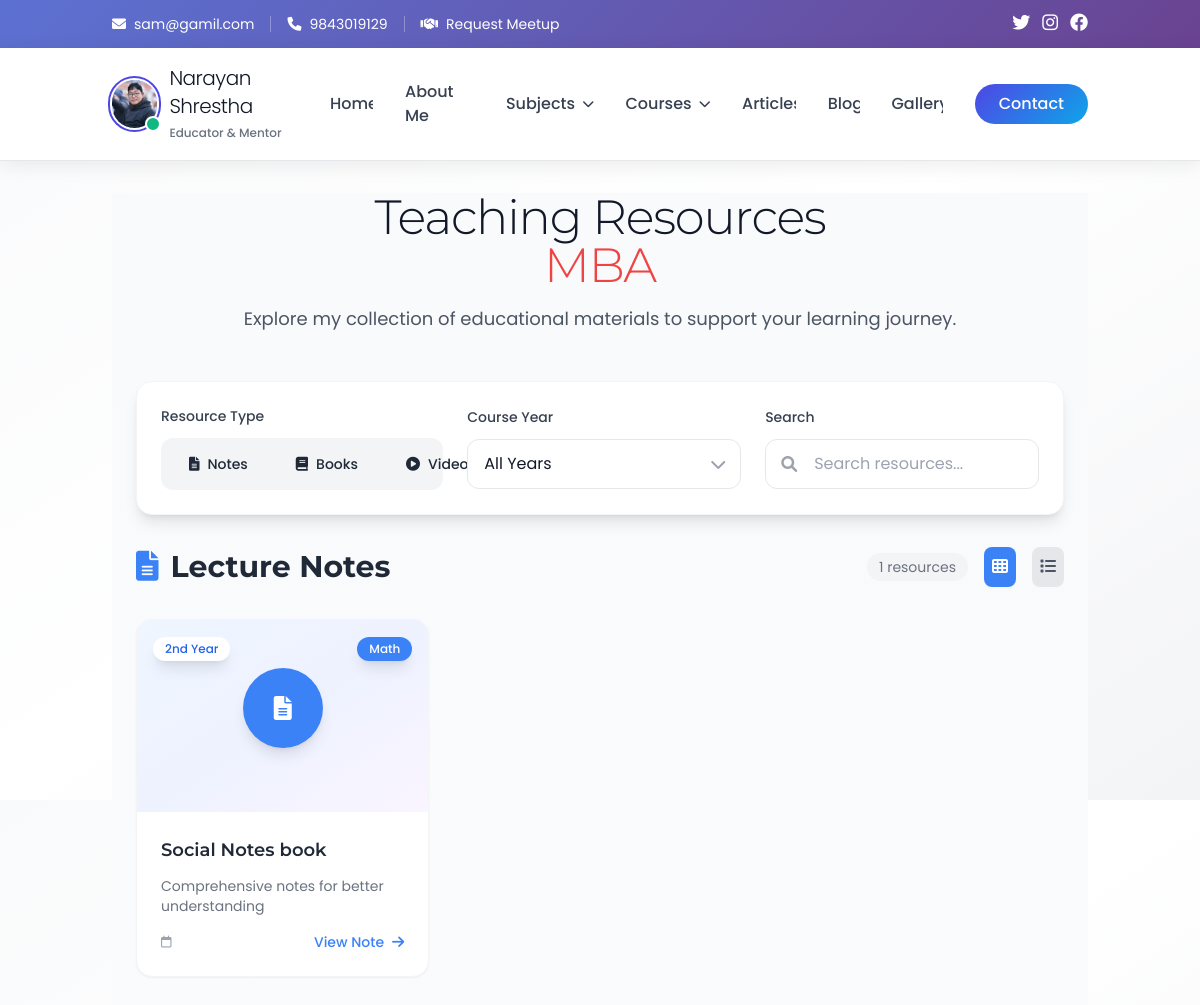
The app's page /resources/mba/ with its own data.
### profiles/models.py (models this page shows, shortened)
class Teacher(models.Model):
    user = models.OneToOneField('auth.User', on_delete=models.CASCADE)
    photo = models.ImageField(upload_to='teachers/', blank=True, null=True)
    bio = models.TextField()
    experience_years = models.PositiveIntegerField()
    contact_email = models.EmailField()
    phone = models.CharField(max_length=20, blank=True)
    linkedin = models.URLField(blank=True)
    twitter = models.URLField(blank=True)
    instagram = models.URLField(blank=True)
    facebook = models.URLField(blank=True)
    address = models.CharField(max_length=200, blank=True)
    slug = models.SlugField(unique=True, blank=True)

class Course(models.Model):
    COURSE_YEARS = [
        ('All Year', 'All Year'),
        ('1st Year', '1st Year'),
        ('2nd Year', '2nd Year'),
        ('3rd Year', '3rd Year'),
        ('4th Year', '4th Year'),
    ]
    name = models.CharField(max_length=100, unique=True)
    year = models.CharField(max_length=20, choices=COURSE_YEARS,null=True,blank=True)
    description = models.TextField(blank=True)
    slug = models.SlugField(unique=True, blank=True)

class Note(models.Model):
    subject = models.ForeignKey('Subject', on_delete=models.CASCADE)
    title = models.CharField(max_length=200)
    cover_image=models.ImageField(upload_to='notes/',null=True,blank=True)
    content = models.TextField()
    file = models.FileField(upload_to='notes/', blank=True, null=True)
    uploaded_at = models.DateTimeField(auto_now_add=True)
    slug = models.SlugField(unique=True, blank=True)

class Subject(models.Model):
    course = models.ForeignKey(Course, on_delete=models.CASCADE, related_name='subjects',null=True,blank=True)
    name = models.CharField(max_length=100)
    slug = models.SlugField(unique=True, blank=True)

### narayan/views.py (the view)
# urls.py: path('resources/<slug:slug>/', views.course_detail_view, name='course_detail'),
def course_detail_view(request, slug):
    course = get_object_or_404(Course, slug=slug)
    subjects = course.subjects.all()
    notes = Note.objects.filter(subject__in=subjects)
    videos = Video.objects.filter(subject__in=subjects)
    books = PDFBook.objects.filter(subject__in=subjects)
    context = {
        'course': course,
        'subjects': subjects,
        'notes': notes,
        'videos': videos,
        'books': books,
        'teacher': Teacher.objects.first(),
    }
    return render(request, 'pages/resources.html', context)

### templates/pages/resources.html (shortened to what this page needs)
{% extends "base.html" %}
{% block content %}
<section class="bg-gradient-to-b from-gray-50 to-white min-h-screen">
    <div class="container mx-auto px-4 sm:px-6 ">
        <div class="text-center mb-12">
            <h1 class="text-5xl font-light text-gray-900 mb-4 tracking-tight">Teaching Resources <span class="block text-red-500"> {{course.name|upper}} </span></h1>
            <p class="text-lg text-gray-600 max-w-3xl mx-auto">Explore my collection of educational materials to support your learning journey.</p>
        </div>
        <div class="bg-white rounded-2xl shadow-lg p-6 mb-8 border border-gray-100">
            <div class="flex flex-col lg:flex-row gap-6 items-center">
                <div class="flex-1">
                    <label class="block text-sm font-medium text-gray-700 mb-3">Resource Type</label>
                    <div class="inline-flex rounded-xl bg-gray-100 p-1 w-full sm:w-auto">
                        <button class="resource-tab active flex-1 sm:flex-none px-6 py-3 text-sm font-medium rounded-lg transition-all duration-200" data-tab="notes">
                            <i class="fas fa-file-alt mr-2"></i>Notes
                        </button>
                        <button class="resource-tab flex-1 sm:flex-none px-6 py-3 text-sm font-medium rounded-lg transition-all duration-200" data-tab="books">
                            <i class="fas fa-book mr-2"></i>Books
                        </button>
                        <button class="resource-tab flex-1 sm:flex-none px-6 py-3 text-sm font-medium rounded-lg transition-all duration-200" data-tab="videos">
                            <i class="fas fa-play-circle mr-2"></i>Videos
                        </button>
                    </div>
                </div>
                <div class="flex-1 lg:max-w-xs">
                    <label class="block text-sm font-medium text-gray-700 mb-3">Course Year</label>
                    <div class="relative">
                        <select id="year-filter" class="w-full px-4 py-3 rounded-xl border border-gray-200 bg-white text-gray-900 focus:ring-2 focus:ring-blue-500 focus:border-transparent appearance-none cursor-pointer transition-all duration-200">
                            <option value="">All Years</option>
                        </select>
                        <div class="absolute inset-y-0 right-0 flex items-center pr-4 pointer-events-none">
                        </div>
                    </div>
                </div>
                <div class="flex-1 lg:max-w-sm">
                    <label class="block text-sm font-medium text-gray-700 mb-3">Search</label>
                    <div class="relative">
                        <input type="text" id="search-input" placeholder="Search resources..." class="w-full px-4 py-3 pl-12 rounded-xl border border-gray-200 bg-white text-gray-900 focus:ring-2 focus:ring-blue-500 focus:border-transparent transition-all duration-200">
                        <div class="absolute inset-y-0 left-0 flex items-center pl-4">
                            <i class="fas fa-search text-gray-400"></i>
                        </div>
                    </div>
                </div>
            </div>
        </div>
        <div id="notes-section" class="resource-section active">
            <div class="flex justify-between items-center mb-8">
                <h2 class="text-3xl font-bold text-gray-800">
                    <i class="fas fa-file-alt text-blue-500 mr-3"></i>Lecture Notes
                </h2>
                <div class="flex items-center space-x-4">
                    <span class="text-sm text-gray-500 bg-gray-100 px-3 py-1 rounded-full">
                        <span id="notes-count">{{ notes|length }}</span> resources
                    </span>
                    <button id="grid-view" class="p-2 rounded-lg bg-blue-500 text-white">
                        <i class="fas fa-th"></i>
                    </button>
                    <button id="list-view" class="p-2 rounded-lg bg-gray-200 text-gray-600">
                        <i class="fas fa-list"></i>
                    </button>
                </div>
            </div>
            {% if notes %}
            <div id="notes-grid" class="grid grid-cols-1 sm:grid-cols-2 lg:grid-cols-3 xl:grid-cols-4 gap-6">
                {% for note in notes %}
                <div class="resource-card bg-white rounded-2xl shadow-sm hover:shadow-xl transition-all duration-300 overflow-hidden border border-gray-100 hover:border-blue-200 transform hover:-translate-y-2"
                     data-title="{{ note.title|lower }}"
                     data-subject="{{ note.subject.name|lower }}"
                     data-year="{% if note.subject.course %}{{ note.subject.course.year }}{% endif %}">
                    <div class="h-48 bg-gradient-to-br from-blue-50 via-indigo-50 to-purple-50 flex items-center justify-center relative overflow-hidden">
                        <div class="absolute top-4 right-4">
                            <span class="inline-flex items-center px-3 py-1 rounded-full text-xs font-medium bg-blue-500 text-white shadow-lg">
                                {{ note.subject.name }}
                            </span>
                        </div>
                        {% if note.subject.course.year %}
                        <div class="absolute top-4 left-4">
                            <span class="inline-flex items-center px-3 py-1 rounded-full text-xs font-medium bg-white text-blue-600 shadow-lg">
                                {{ note.subject.course.year }}
                            </span>
                        </div>
                        {% endif %}
                        <div class="text-center">
                            <div class="w-20 h-20 mx-auto mb-4 bg-blue-500 rounded-full flex items-center justify-center shadow-lg">
                                <i class="fas fa-file-alt text-2xl text-white"></i>
                            </div>
                        </div>
                    </div>
                    <div class="p-6">
                        <h3 class="text-lg font-semibold text-gray-800 mb-3 line-clamp-2">{{ note.title }}</h3>
                        <p class="text-gray-500 text-sm mb-4 line-clamp-2">{{ note.description|default:"Comprehensive notes for better understanding" }}</p>
                        <div class="flex justify-between items-center">
                            <span class="text-xs text-gray-400 flex items-center">
                                <i class="far fa-calendar mr-1"></i>
                            </span>
                            <a href="{% url 'note_detail' note.slug %}" class="inline-flex items-center text-blue-500 hover:text-blue-600 font-medium text-sm group">
                                View Note
                                <i class="fas fa-arrow-right ml-2 group-hover:translate-x-1 transition-transform duration-200"></i>
                            </a>
                        </div>
                    </div>
                </div>
                {% endfor %}
            </div>
            {% endif %}
        </div>
    </div>
</section>
{% endblock %}
{% block extra_script %}
<link rel="stylesheet" href="https://cdnjs.cloudflare.com/ajax/libs/font-awesome/6.0.0/css/all.min.css">
{% endblock %}

### templates/base.html (shortened to what this page needs)
<!DOCTYPE html>
<html lang="en">
<head>
    <script src="https://cdn.tailwindcss.com"></script>
    <link rel="stylesheet" href="https://cdnjs.cloudflare.com/ajax/libs/font-awesome/6.4.0/css/all.min.css">
</head>
<body class="bg-gradient-to-br from-gray-50 via-white to-gray-100 text-gray-800 flex flex-col min-h-screen">
    <div class="gradient-bg text-white py-3 relative overflow-hidden">
        <div class="absolute inset-0 bg-black opacity-10"></div>
        <div class="container mx-auto px-4 lg:px-6 flex flex-col sm:flex-row justify-between items-center relative z-10">
            <div class="flex items-center space-x-4 mb-2 sm:mb-0">
                <a href="mailto:{{ teacher.contact_email|default:'teacher@example.com' }}"
                   class="text-sm hover:text-gray-200 transition-colors duration-300 flex items-center">
                    <i class="fas fa-envelope mr-2"></i>
                    <span class="hidden sm:inline">{{ teacher.contact_email|default:'teacher@example.com' }}</span>
                </a>
                <a href="tel:{{ teacher.phone|default:'(123) 456-7890' }}"
                   class="text-sm hover:text-gray-200 transition-colors duration-300 flex items-center">
                    <i class="fas fa-phone mr-2"></i>
                    <span class="hidden sm:inline">{{ teacher.phone|default:'(123) 456-7890' }}</span>
                </a>
                <a href="{% url 'meetup_request' %}"
                   class="text-sm hover:text-gray-200 transition-colors duration-300 flex items-center">
                    <i class="fas fa-handshake mr-2"></i>
                    <span class="hidden sm:inline">Request Meetup</span>
                </a>
            </div>
            <div class="flex space-x-3">
                <a href="#" class="text-white hover:text-gray-200 transition-all duration-300 hover:scale-110">
                    <i class="fab fa-twitter text-lg"></i>
                </a>
                <a href="#" class="text-white hover:text-gray-200 transition-all duration-300 hover:scale-110">
                    <i class="fab fa-instagram text-lg"></i>
                </a>
                <a href="#" class="text-white hover:text-gray-200 transition-all duration-300 hover:scale-110">
                    <i class="fab fa-facebook text-lg"></i>
                </a>
            </div>
        </div>
    </div>
    <nav class="glass-effect shadow-soft sticky top-0 z-50 border-b border-gray-200">
        <div class="container mx-auto px-4 lg:px-6">
            <div class="flex justify-between items-center py-4">
                <a href="/" class="flex items-center space-x-3 group">
                    <div class="relative">
                        <img src="{{profile_image.url}}"
                             alt="Narayan Shrestha"
                             class="w-12 h-12 rounded-full object-cover ring-2 ring-primary ring-offset-2 transition-all duration-300 group-hover:ring-4">
                        <div class="absolute -bottom-1 -right-1 w-4 h-4 bg-success rounded-full border-2 border-white animate-pulse"></div>
                    </div>
                    <div>
                        <span class="text-xl font-light text-gray-900 block tracking-tight">Narayan Shrestha</span>
                        <span class="text-xs text-gray-500 font-medium">Educator & Mentor</span>
                    </div>
                </a>
                <div class="hidden lg:flex items-center space-x-8">
                    <a href="{% url 'home' %}" class="nav-link text-gray-700 hover:text-primary transition-all duration-300 font-medium py-2 {% if request.path == '/' %}active{% endif %}">
                        Home
                    </a>
                    <a href="{% url 'about' %}" class="nav-link text-gray-700 hover:text-primary transition-all duration-300 font-medium py-2 {% if request.path == '/about/' %}active{% endif %}">
                        About Me
                    </a>
                    {% if subjects_list %}
                    <div class="relative group">
                        <a href="#" class="nav-link text-gray-700 hover:text-primary transition-all duration-300 font-medium flex items-center py-2 {% if request.path|slice:":8" == '/subject/' %}active{% endif %}">
                            Subjects
                            <i class="fas fa-chevron-down ml-2 text-xs group-hover:rotate-180 transition-transform duration-300"></i>
                        </a>
                    </div>
                    {% endif %}
                    {% if course_list %}
                    <div class="relative group">
                        <a href="#" class="nav-link text-gray-700 hover:text-primary transition-all duration-300 font-medium flex items-center py-2 {% if request.path|slice:":7" == '/course/' %}active{% endif %}">
                            Courses
                            <i class="fas fa-chevron-down ml-2 text-xs group-hover:rotate-180 transition-transform duration-300"></i>
                        </a>
                    </div>
                    {% endif %}
                    <a href="{% url 'articles' %}" class="nav-link text-gray-700 hover:text-primary transition-all duration-300 font-medium py-2 {% if request.path == '/articles/' %}active{% endif %}">
                        Articles
                    </a>
                    <a href="{% url 'blogs' %}" class="nav-link text-gray-700 hover:text-primary transition-all duration-300 font-medium py-2 {% if request.path == '/blogs/' %}active{% endif %}">
                        Blog
                    </a>
                    <a href="{% url 'gallery' %}" class="nav-link text-gray-700 hover:text-primary transition-all duration-300 font-medium py-2 {% if request.path == '/gallery/' %}active{% endif %}">
                        Gallery
                    </a>
                    <a href="{% url 'contact' %}" class="btn-gradient text-white px-6 py-2 rounded-full font-medium hover:shadow-lg transition-all duration-300 {% if request.path == '/contact/' %}active{% endif %}">
                        Contact
                    </a>
                </div>
            </div>
        </div>
    </nav>
    <main class="container mx-auto px-4 lg:px-6 py-8 flex-grow">
        {% block content %}
        {% endblock %}
    </main>
    {% block extra_script %}{% endblock %}
</body>
</html>

### records on screen
Teacher: contact_email "sam@gamil.com", phone "9843019129"
Course: name "MBA"
Note: subject.name "Math", subject.course.year "2nd Year", title "Social Notes book", description "Comprehensive notes for better understanding"

### other values on screen
{{ notes|length }} "1"
